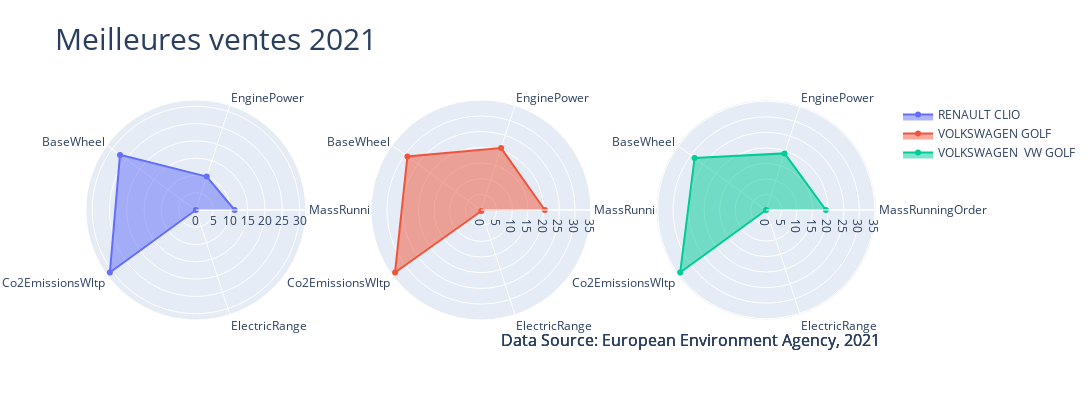
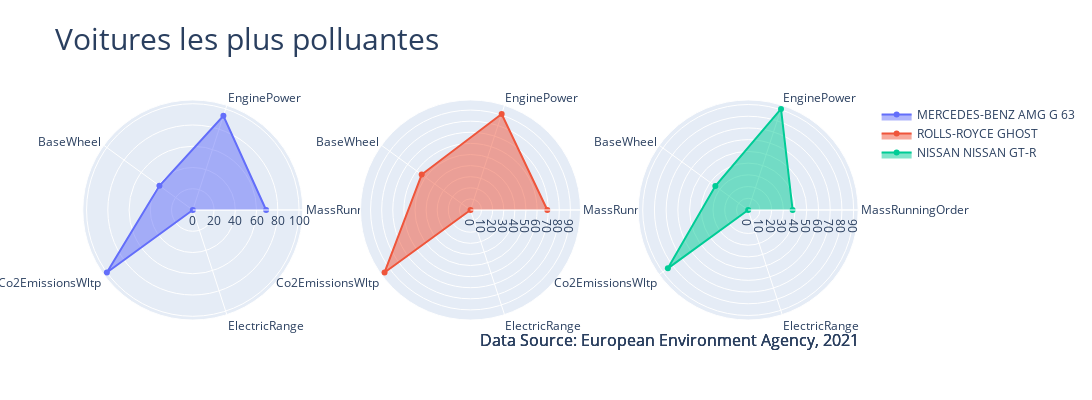

Notebook code for these charts, in order:
### Code cell
cars.plot_top_vehicles()

### Figure 1 — Plotly figure (JSON) as saved in the notebook; plotly's stock layout.template omitted (floating-point values rounded to 4 significant figures)
{"data": [{"fill": "toself", "name": "RENAULT CLIO", "r": [11.22, 10.16, 27.13, 30.74, 0], "subplot": "polar", "theta": ["MassRunningOrder", "EnginePower", "BaseWheel", "Co2EmissionsWltp", "ElectricRange"], "type": "scatterpolar"}, {"fill": "toself", "name": "VOLKSWAGEN GOLF", "r": [20.36, 20.77, 29.02, 33.89, 0.3387], "subplot": "polar2", "theta": ["MassRunningOrder", "EnginePower", "BaseWheel", "Co2EmissionsWltp", "ElectricRange"], "type": "scatterpolar"}, {"fill": "toself", "name": "VOLKSWAGEN  VW GOLF", "r": [19.25, 19.17, 28.51, 34.23, 0], "subplot": "polar3", "theta": ["MassRunningOrder", "EnginePower", "BaseWheel", "Co2EmissionsWltp", "ElectricRange"], "type": "scatterpolar"}], "layout": {"annotations": [{"font": {"size": 16}, "showarrow": false, "text": "Data Source: European Environment Agency, 2021", "x": 1, "xanchor": "right", "xref": "paper", "y": -0.15, "yanchor": "auto", "yref": "paper"}, {"font": {"size": 16}, "showarrow": false, "text": "Data Source: European Environment Agency, 2021", "x": 1, "xanchor": "right", "xref": "paper", "y": -0.15, "yanchor": "auto", "yref": "paper"}, {"font": {"size": 16}, "showarrow": false, "text": "Data Source: European Environment Agency, 2021", "x": 1, "xanchor": "right", "xref": "paper", "y": -0.15, "yanchor": "auto", "yref": "paper"}], "height": 400, "polar": {"domain": {"x": [0, 0.2889], "y": [0, 1]}}, "polar2": {"domain": {"x": [0.3556, 0.6444], "y": [0, 1]}}, "polar3": {"domain": {"x": [0.7111, 1], "y": [0, 1]}}, "title": {"font": {"size": 30}, "text": "Meilleures ventes 2021"}, "width": 1200}}

### Figure 2 — Plotly figure (JSON) as saved in the notebook; plotly's stock layout.template omitted (floating-point values rounded to 4 significant figures)
{"data": [{"fill": "toself", "name": "MERCEDES-BENZ AMG G 63", "r": [68.98, 93.16, 38.86, 100, 0], "subplot": "polar", "theta": ["MassRunningOrder", "EnginePower", "BaseWheel", "Co2EmissionsWltp", "ElectricRange"], "type": "scatterpolar"}, {"fill": "toself", "name": "ROLLS-ROYCE GHOST", "r": [69.19, 90.88, 54.34, 95.71, 0], "subplot": "polar2", "theta": ["MassRunningOrder", "EnginePower", "BaseWheel", "Co2EmissionsWltp", "ElectricRange"], "type": "scatterpolar"}, {"fill": "toself", "name": "NISSAN NISSAN GT-R", "r": [37.91, 90.66, 34.66, 84.72, 0], "subplot": "polar3", "theta": ["MassRunningOrder", "EnginePower", "BaseWheel", "Co2EmissionsWltp", "ElectricRange"], "type": "scatterpolar"}], "layout": {"annotations": [{"font": {"size": 16}, "showarrow": false, "text": "Data Source: European Environment Agency, 2021", "x": 1, "xanchor": "right", "xref": "paper", "y": -0.15, "yanchor": "auto", "yref": "paper"}, {"font": {"size": 16}, "showarrow": false, "text": "Data Source: European Environment Agency, 2021", "x": 1, "xanchor": "right", "xref": "paper", "y": -0.15, "yanchor": "auto", "yref": "paper"}, {"font": {"size": 16}, "showarrow": false, "text": "Data Source: European Environment Agency, 2021", "x": 1, "xanchor": "right", "xref": "paper", "y": -0.15, "yanchor": "auto", "yref": "paper"}], "height": 400, "polar": {"domain": {"x": [0, 0.2889], "y": [0, 1]}}, "polar2": {"domain": {"x": [0.3556, 0.6444], "y": [0, 1]}}, "polar3": {"domain": {"x": [0.7111, 1], "y": [0, 1]}}, "title": {"font": {"size": 30}, "text": "Voitures les plus polluantes"}, "width": 1200}}
